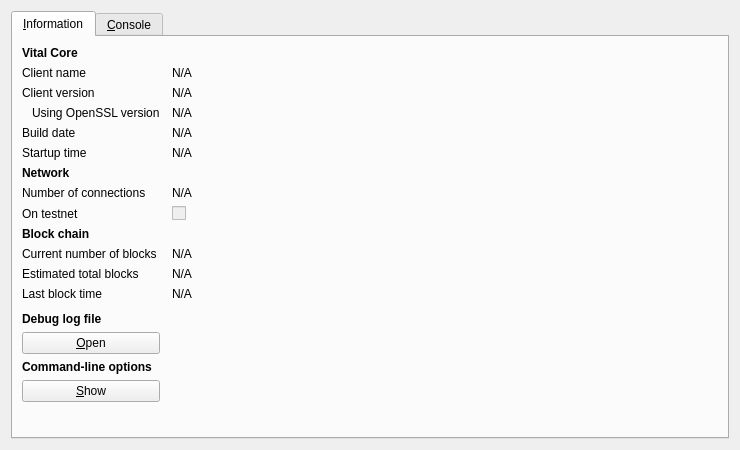
<?xml version="1.0" encoding="UTF-8"?>
<ui version="4.0">
 <class>RPCConsole</class>
 <widget class="QDialog" name="RPCConsole">
  <property name="geometry">
   <rect>
    <x>0</x>
    <y>0</y>
    <width>740</width>
    <height>450</height>
   </rect>
  </property>
  <property name="windowTitle">
   <string>Vital - Debug window</string>
  </property>
  <layout class="QVBoxLayout" name="verticalLayout_2">
   <item>
    <widget class="QTabWidget" name="tabWidget">
     <property name="currentIndex">
      <number>0</number>
     </property>
     <widget class="QWidget" name="tab_info">
      <attribute name="title">
       <string>&amp;Information</string>
      </attribute>
      <layout class="QGridLayout" name="gridLayout" columnstretch="0,1">
       <property name="horizontalSpacing">
        <number>12</number>
       </property>
       <item row="0" column="0">
        <widget class="QLabel" name="label_9">
         <property name="font">
          <font>
           <weight>75</weight>
           <bold>true</bold>
          </font>
         </property>
         <property name="text">
          <string>Vital Core</string>
         </property>
        </widget>
       </item>
       <item row="1" column="0">
        <widget class="QLabel" name="label_5">
         <property name="text">
          <string>Client name</string>
         </property>
        </widget>
       </item>
       <item row="1" column="1">
        <widget class="QLabel" name="clientName">
         <property name="cursor">
          <cursorShape>IBeamCursor</cursorShape>
         </property>
         <property name="text">
          <string>N/A</string>
         </property>
         <property name="textFormat">
          <enum>Qt::PlainText</enum>
         </property>
         <property name="textInteractionFlags">
          <set>Qt::LinksAccessibleByMouse|Qt::TextSelectableByKeyboard|Qt::TextSelectableByMouse</set>
         </property>
        </widget>
       </item>
       <item row="2" column="0">
        <widget class="QLabel" name="label_6">
         <property name="text">
          <string>Client version</string>
         </property>
        </widget>
       </item>
       <item row="2" column="1">
        <widget class="QLabel" name="clientVersion">
         <property name="cursor">
          <cursorShape>IBeamCursor</cursorShape>
         </property>
         <property name="text">
          <string>N/A</string>
         </property>
         <property name="textFormat">
          <enum>Qt::PlainText</enum>
         </property>
         <property name="textInteractionFlags">
          <set>Qt::LinksAccessibleByMouse|Qt::TextSelectableByKeyboard|Qt::TextSelectableByMouse</set>
         </property>
        </widget>
       </item>
       <item row="3" column="0">
        <widget class="QLabel" name="label_14">
         <property name="text">
          <string>Using OpenSSL version</string>
         </property>
         <property name="indent">
          <number>10</number>
         </property>
        </widget>
       </item>
       <item row="3" column="1">
        <widget class="QLabel" name="openSSLVersion">
         <property name="cursor">
          <cursorShape>IBeamCursor</cursorShape>
         </property>
         <property name="text">
          <string>N/A</string>
         </property>
         <property name="textFormat">
          <enum>Qt::PlainText</enum>
         </property>
         <property name="textInteractionFlags">
          <set>Qt::LinksAccessibleByMouse|Qt::TextSelectableByKeyboard|Qt::TextSelectableByMouse</set>
         </property>
        </widget>
       </item>
       <item row="4" column="0">
        <widget class="QLabel" name="label_12">
         <property name="text">
          <string>Build date</string>
         </property>
        </widget>
       </item>
       <item row="4" column="1">
        <widget class="QLabel" name="buildDate">
         <property name="cursor">
          <cursorShape>IBeamCursor</cursorShape>
         </property>
         <property name="text">
          <string>N/A</string>
         </property>
         <property name="textFormat">
          <enum>Qt::PlainText</enum>
         </property>
         <property name="textInteractionFlags">
          <set>Qt::LinksAccessibleByMouse|Qt::TextSelectableByKeyboard|Qt::TextSelectableByMouse</set>
         </property>
        </widget>
       </item>
       <item row="5" column="0">
        <widget class="QLabel" name="label_13">
         <property name="text">
          <string>Startup time</string>
         </property>
        </widget>
       </item>
       <item row="5" column="1">
        <widget class="QLabel" name="startupTime">
         <property name="cursor">
          <cursorShape>IBeamCursor</cursorShape>
         </property>
         <property name="text">
          <string>N/A</string>
         </property>
         <property name="textFormat">
          <enum>Qt::PlainText</enum>
         </property>
         <property name="textInteractionFlags">
          <set>Qt::LinksAccessibleByMouse|Qt::TextSelectableByKeyboard|Qt::TextSelectableByMouse</set>
         </property>
        </widget>
       </item>
       <item row="6" column="0">
        <widget class="QLabel" name="label_11">
         <property name="font">
          <font>
           <weight>75</weight>
           <bold>true</bold>
          </font>
         </property>
         <property name="text">
          <string>Network</string>
         </property>
        </widget>
       </item>
       <item row="7" column="0">
        <widget class="QLabel" name="label_7">
         <property name="text">
          <string>Number of connections</string>
         </property>
        </widget>
       </item>
       <item row="7" column="1">
        <widget class="QLabel" name="numberOfConnections">
         <property name="cursor">
          <cursorShape>IBeamCursor</cursorShape>
         </property>
         <property name="text">
          <string>N/A</string>
         </property>
         <property name="textFormat">
          <enum>Qt::PlainText</enum>
         </property>
         <property name="textInteractionFlags">
          <set>Qt::LinksAccessibleByMouse|Qt::TextSelectableByKeyboard|Qt::TextSelectableByMouse</set>
         </property>
        </widget>
       </item>
       <item row="8" column="0">
        <widget class="QLabel" name="label_8">
         <property name="text">
          <string>On testnet</string>
         </property>
        </widget>
       </item>
       <item row="8" column="1">
        <widget class="QCheckBox" name="isTestNet">
         <property name="enabled">
          <bool>false</bool>
         </property>
         <property name="text">
          <string/>
         </property>
        </widget>
       </item>
       <item row="9" column="0">
        <widget class="QLabel" name="label_10">
         <property name="font">
          <font>
           <weight>75</weight>
           <bold>true</bold>
          </font>
         </property>
         <property name="text">
          <string>Block chain</string>
         </property>
        </widget>
       </item>
       <item row="10" column="0">
        <widget class="QLabel" name="label_3">
         <property name="text">
          <string>Current number of blocks</string>
         </property>
        </widget>
       </item>
       <item row="10" column="1">
        <widget class="QLabel" name="numberOfBlocks">
         <property name="cursor">
          <cursorShape>IBeamCursor</cursorShape>
         </property>
         <property name="text">
          <string>N/A</string>
         </property>
         <property name="textFormat">
          <enum>Qt::PlainText</enum>
         </property>
         <property name="textInteractionFlags">
          <set>Qt::LinksAccessibleByMouse|Qt::TextSelectableByKeyboard|Qt::TextSelectableByMouse</set>
         </property>
        </widget>
       </item>
       <item row="11" column="0">
        <widget class="QLabel" name="label_4">
         <property name="text">
          <string>Estimated total blocks</string>
         </property>
        </widget>
       </item>
       <item row="11" column="1">
        <widget class="QLabel" name="totalBlocks">
         <property name="cursor">
          <cursorShape>IBeamCursor</cursorShape>
         </property>
         <property name="text">
          <string>N/A</string>
         </property>
         <property name="textFormat">
          <enum>Qt::PlainText</enum>
         </property>
         <property name="textInteractionFlags">
          <set>Qt::LinksAccessibleByMouse|Qt::TextSelectableByKeyboard|Qt::TextSelectableByMouse</set>
         </property>
        </widget>
       </item>
       <item row="12" column="0">
        <widget class="QLabel" name="label_2">
         <property name="text">
          <string>Last block time</string>
         </property>
        </widget>
       </item>
       <item row="12" column="1">
        <widget class="QLabel" name="lastBlockTime">
         <property name="cursor">
          <cursorShape>IBeamCursor</cursorShape>
         </property>
         <property name="text">
          <string>N/A</string>
         </property>
         <property name="textFormat">
          <enum>Qt::PlainText</enum>
         </property>
         <property name="textInteractionFlags">
          <set>Qt::LinksAccessibleByMouse|Qt::TextSelectableByKeyboard|Qt::TextSelectableByMouse</set>
         </property>
        </widget>
       </item>
       <item row="13" column="0">
        <spacer name="verticalSpacer_2">
         <property name="orientation">
          <enum>Qt::Vertical</enum>
         </property>
         <property name="sizeHint" stdset="0">
          <size>
           <width>20</width>
           <height>20</height>
          </size>
         </property>
        </spacer>
       </item>
       <item row="14" column="0">
        <widget class="QLabel" name="labelDebugLogfile">
         <property name="font">
          <font>
           <weight>75</weight>
           <bold>true</bold>
          </font>
         </property>
         <property name="text">
          <string>Debug log file</string>
         </property>
        </widget>
       </item>
       <item row="15" column="0">
        <widget class="QPushButton" name="openDebugLogfileButton">
         <property name="toolTip">
          <string>Open the Vital debug log file from the current data directory. This can take a few seconds for large log files.</string>
         </property>
         <property name="text">
          <string>&amp;Open</string>
         </property>
         <property name="autoDefault">
          <bool>false</bool>
         </property>
        </widget>
       </item>
       <item row="16" column="0">
        <widget class="QLabel" name="labelCLOptions">
         <property name="font">
          <font>
           <weight>75</weight>
           <bold>true</bold>
          </font>
         </property>
         <property name="text">
          <string>Command-line options</string>
         </property>
        </widget>
       </item>
       <item row="17" column="0">
        <widget class="QPushButton" name="showCLOptionsButton">
         <property name="toolTip">
          <string>Show the Vital-Qt help message to get a list with possible Vital command-line options.</string>
         </property>
         <property name="text">
          <string>&amp;Show</string>
         </property>
         <property name="autoDefault">
          <bool>false</bool>
         </property>
        </widget>
       </item>
       <item row="18" column="0">
        <spacer name="verticalSpacer">
         <property name="orientation">
          <enum>Qt::Vertical</enum>
         </property>
         <property name="sizeHint" stdset="0">
          <size>
           <width>20</width>
           <height>40</height>
          </size>
         </property>
        </spacer>
       </item>
      </layout>
     </widget>
     <widget class="QWidget" name="tab_console">
      <attribute name="title">
       <string>&amp;Console</string>
      </attribute>
      <layout class="QVBoxLayout" name="verticalLayout_3">
       <property name="spacing">
        <number>3</number>
       </property>
       <item>
        <widget class="QTextEdit" name="messagesWidget">
         <property name="minimumSize">
          <size>
           <width>0</width>
           <height>100</height>
          </size>
         </property>
         <property name="readOnly">
          <bool>true</bool>
         </property>
         <property name="tabKeyNavigation" stdset="0">
          <bool>false</bool>
         </property>
         <property name="columnCount" stdset="0">
          <number>2</number>
         </property>
        </widget>
       </item>
       <item>
        <layout class="QHBoxLayout" name="horizontalLayout">
         <property name="spacing">
          <number>3</number>
         </property>
         <item>
          <widget class="QLabel" name="label">
           <property name="text">
            <string notr="true">&gt;</string>
           </property>
          </widget>
         </item>
         <item>
          <widget class="QLineEdit" name="lineEdit"/>
         </item>
         <item>
          <widget class="QPushButton" name="clearButton">
           <property name="maximumSize">
            <size>
             <width>24</width>
             <height>24</height>
            </size>
           </property>
           <property name="toolTip">
            <string>Clear console</string>
           </property>
           <property name="text">
            <string/>
           </property>
           <property name="icon">
            <iconset resource="../bitcoin.qrc">
             <normaloff>:/icons/remove</normaloff>:/icons/remove</iconset>
           </property>
           <property name="shortcut">
            <string notr="true">Ctrl+L</string>
           </property>
           <property name="autoDefault">
            <bool>false</bool>
           </property>
          </widget>
         </item>
        </layout>
       </item>
      </layout>
     </widget>
    </widget>
   </item>
  </layout>
 </widget>
 <resources>
  <include location="../bitcoin.qrc"/>
 </resources>
 <connections/>
</ui>
